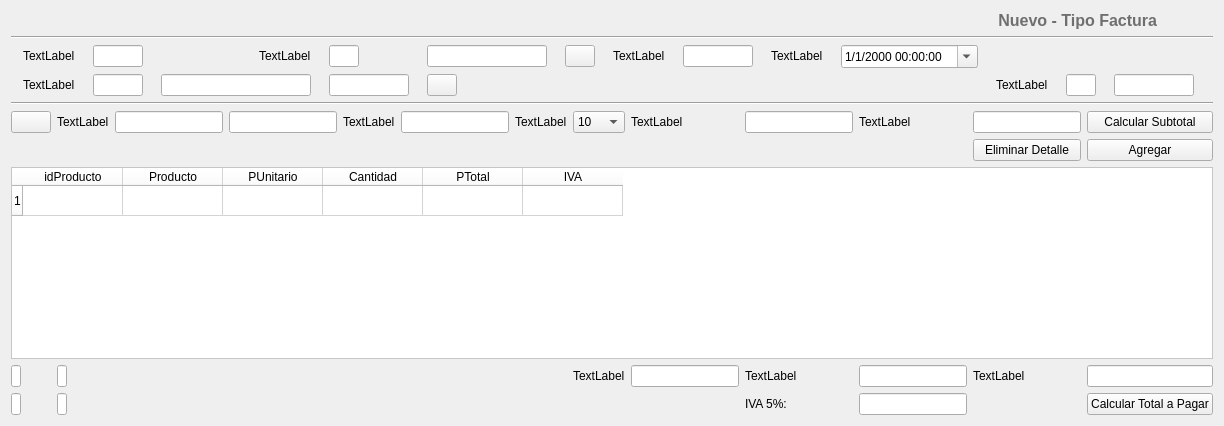
  <widget class="QWidget" name="centralwidget">
   <layout class="QVBoxLayout" name="verticalLayout_2">
    <item>
     <layout class="QVBoxLayout" name="verticalLayout">
      <item>
       <layout class="QHBoxLayout" name="horizontalLayout">
        <item>
         <widget class="QLabel" name="lb_titulo">
          <property name="sizePolicy">
           <sizepolicy hsizetype="Preferred" vsizetype="Fixed">
            <horstretch>0</horstretch>
            <verstretch>0</verstretch>
           </sizepolicy>
          </property>
          <property name="text">
           <string>&lt;html&gt;&lt;head/&gt;&lt;body&gt;&lt;p&gt;&lt;span style=&quot; font-size:12pt; font-weight:600; color:#6f6f6f;&quot;&gt;Nuevo - Tipo Factura&lt;/span&gt;&lt;/p&gt;&lt;/body&gt;&lt;/html&gt;</string>
          </property>
          <property name="alignment">
           <set>Qt::AlignRight|Qt::AlignTrailing|Qt::AlignVCenter</set>
          </property>
         </widget>
        </item>
        <item>
         <widget class="QLabel" name="label_2">
          <property name="sizePolicy">
           <sizepolicy hsizetype="Preferred" vsizetype="Fixed">
            <horstretch>0</horstretch>
            <verstretch>0</verstretch>
           </sizepolicy>
          </property>
          <property name="maximumSize">
           <size>
            <width>50</width>
            <height>50</height>
           </size>
          </property>
          <property name="text">
           <string/>
          </property>
          <property name="pixmap">
           <pixmap>iconos/3592812-document-general-letter-note-office-page-paper_107779.png</pixmap>
          </property>
          <property name="scaledContents">
           <bool>true</bool>
          </property>
         </widget>
        </item>
       </layout>
      </item>
      <item>
       <widget class="Line" name="line">
        <property name="orientation">
         <enum>Qt::Horizontal</enum>
        </property>
       </widget>
      </item>
     </layout>
    </item>
    <item>
     <layout class="QVBoxLayout" name="verticalLayout_8">
      <item>
       <layout class="QGridLayout" name="gridLayout_3">
        <item row="0" column="4">
         <widget class="QLineEdit" name="lineEdit_2">
          <property name="sizePolicy">
           <sizepolicy hsizetype="Fixed" vsizetype="Fixed">
            <horstretch>0</horstretch>
            <verstretch>0</verstretch>
           </sizepolicy>
          </property>
          <property name="minimumSize">
           <size>
            <width>29</width>
            <height>0</height>
           </size>
          </property>
          <property name="maximumSize">
           <size>
            <width>30</width>
            <height>16777215</height>
           </size>
          </property>
         </widget>
        </item>
        <item row="1" column="2">
         <widget class="QLineEdit" name="lineEdit_4">
          <property name="sizePolicy">
           <sizepolicy hsizetype="Fixed" vsizetype="Fixed">
            <horstretch>0</horstretch>
            <verstretch>0</verstretch>
           </sizepolicy>
          </property>
          <property name="minimumSize">
           <size>
            <width>50</width>
            <height>0</height>
           </size>
          </property>
          <property name="maximumSize">
           <size>
            <width>50</width>
            <height>16777215</height>
           </size>
          </property>
          <property name="layoutDirection">
           <enum>Qt::LeftToRight</enum>
          </property>
         </widget>
        </item>
        <item row="0" column="10">
         <widget class="QDateTimeEdit" name="dateTimeEdit">
          <property name="sizePolicy">
           <sizepolicy hsizetype="Fixed" vsizetype="Fixed">
            <horstretch>0</horstretch>
            <verstretch>0</verstretch>
           </sizepolicy>
          </property>
          <property name="readOnly">
           <bool>false</bool>
          </property>
          <property name="displayFormat">
           <string>d/M/yyyy HH:mm:ss</string>
          </property>
          <property name="calendarPopup">
           <bool>true</bool>
          </property>
         </widget>
        </item>
        <item row="1" column="1">
         <widget class="QLabel" name="label_6">
          <property name="sizePolicy">
           <sizepolicy hsizetype="Fixed" vsizetype="Fixed">
            <horstretch>0</horstretch>
            <verstretch>0</verstretch>
           </sizepolicy>
          </property>
          <property name="text">
           <string>TextLabel</string>
          </property>
         </widget>
        </item>
        <item row="0" column="1">
         <widget class="QLabel" name="label">
          <property name="sizePolicy">
           <sizepolicy hsizetype="Fixed" vsizetype="Fixed">
            <horstretch>0</horstretch>
            <verstretch>0</verstretch>
           </sizepolicy>
          </property>
          <property name="text">
           <string>TextLabel</string>
          </property>
         </widget>
        </item>
        <item row="1" column="3">
         <widget class="QLineEdit" name="lineEdit_5">
          <property name="sizePolicy">
           <sizepolicy hsizetype="Fixed" vsizetype="Fixed">
            <horstretch>0</horstretch>
            <verstretch>0</verstretch>
           </sizepolicy>
          </property>
          <property name="minimumSize">
           <size>
            <width>150</width>
            <height>0</height>
           </size>
          </property>
          <property name="maximumSize">
           <size>
            <width>150</width>
            <height>16777215</height>
           </size>
          </property>
          <property name="layoutDirection">
           <enum>Qt::LeftToRight</enum>
          </property>
         </widget>
        </item>
        <item row="1" column="4">
         <widget class="QLineEdit" name="lineEdit_6">
          <property name="sizePolicy">
           <sizepolicy hsizetype="Fixed" vsizetype="Fixed">
            <horstretch>0</horstretch>
            <verstretch>0</verstretch>
           </sizepolicy>
          </property>
          <property name="minimumSize">
           <size>
            <width>80</width>
            <height>0</height>
           </size>
          </property>
          <property name="maximumSize">
           <size>
            <width>80</width>
            <height>16777215</height>
           </size>
          </property>
          <property name="layoutDirection">
           <enum>Qt::LeftToRight</enum>
          </property>
         </widget>
        </item>
        <item row="0" column="7">
         <widget class="QLabel" name="label_4">
          <property name="sizePolicy">
           <sizepolicy hsizetype="Fixed" vsizetype="Fixed">
            <horstretch>0</horstretch>
            <verstretch>0</verstretch>
           </sizepolicy>
          </property>
          <property name="text">
           <string>TextLabel</string>
          </property>
         </widget>
        </item>
        <item row="0" column="8">
         <widget class="QLineEdit" name="lineEdit_3">
          <property name="sizePolicy">
           <sizepolicy hsizetype="Fixed" vsizetype="Fixed">
            <horstretch>0</horstretch>
            <verstretch>0</verstretch>
           </sizepolicy>
          </property>
          <property name="minimumSize">
           <size>
            <width>70</width>
            <height>0</height>
           </size>
          </property>
          <property name="maximumSize">
           <size>
            <width>70</width>
            <height>16777215</height>
           </size>
          </property>
         </widget>
        </item>
        <item row="0" column="6">
         <widget class="QPushButton" name="pushButton">
          <property name="sizePolicy">
           <sizepolicy hsizetype="Fixed" vsizetype="Fixed">
            <horstretch>0</horstretch>
            <verstretch>0</verstretch>
           </sizepolicy>
          </property>
          <property name="minimumSize">
           <size>
            <width>30</width>
            <height>0</height>
           </size>
          </property>
          <property name="maximumSize">
           <size>
            <width>30</width>
            <height>16777215</height>
           </size>
          </property>
          <property name="layoutDirection">
           <enum>Qt::LeftToRight</enum>
          </property>
          <property name="text">
           <string/>
          </property>
          <property name="icon">
           <iconset>
            <normaloff>iconos/file-search_114412.png</normaloff>iconos/file-search_114412.png</iconset>
          </property>
         </widget>
        </item>
        <item row="0" column="3">
         <widget class="QLabel" name="label_3">
          <property name="sizePolicy">
           <sizepolicy hsizetype="Fixed" vsizetype="Fixed">
            <horstretch>0</horstretch>
            <verstretch>0</verstretch>
           </sizepolicy>
          </property>
          <property name="layoutDirection">
           <enum>Qt::RightToLeft</enum>
          </property>
          <property name="text">
           <string>TextLabel</string>
          </property>
         </widget>
        </item>
        <item row="1" column="5">
         <widget class="QPushButton" name="pushButton_2">
          <property name="sizePolicy">
           <sizepolicy hsizetype="Fixed" vsizetype="Fixed">
            <horstretch>0</horstretch>
            <verstretch>0</verstretch>
           </sizepolicy>
          </property>
          <property name="minimumSize">
           <size>
            <width>30</width>
            <height>0</height>
           </size>
          </property>
          <property name="maximumSize">
           <size>
            <width>30</width>
            <height>16777215</height>
           </size>
          </property>
          <property name="text">
           <string/>
          </property>
          <property name="icon">
           <iconset>
            <normaloff>iconos/file-search_114412.png</normaloff>iconos/file-search_114412.png</iconset>
          </property>
         </widget>
        </item>
        <item row="0" column="2">
         <widget class="QLineEdit" name="lineEdit">
          <property name="sizePolicy">
           <sizepolicy hsizetype="Fixed" vsizetype="Fixed">
            <horstretch>0</horstretch>
            <verstretch>0</verstretch>
           </sizepolicy>
          </property>
          <property name="minimumSize">
           <size>
            <width>50</width>
            <height>0</height>
           </size>
          </property>
          <property name="maximumSize">
           <size>
            <width>50</width>
            <height>16777215</height>
           </size>
          </property>
         </widget>
        </item>
        <item row="0" column="5">
         <widget class="QLineEdit" name="lineEdit_9">
          <property name="sizePolicy">
           <sizepolicy hsizetype="Fixed" vsizetype="Fixed">
            <horstretch>0</horstretch>
            <verstretch>0</verstretch>
           </sizepolicy>
          </property>
          <property name="minimumSize">
           <size>
            <width>120</width>
            <height>0</height>
           </size>
          </property>
          <property name="maximumSize">
           <size>
            <width>120</width>
            <height>16777215</height>
           </size>
          </property>
         </widget>
        </item>
        <item row="0" column="9">
         <widget class="QLabel" name="label_5">
          <property name="sizePolicy">
           <sizepolicy hsizetype="Fixed" vsizetype="Fixed">
            <horstretch>0</horstretch>
            <verstretch>0</verstretch>
           </sizepolicy>
          </property>
          <property name="layoutDirection">
           <enum>Qt::RightToLeft</enum>
          </property>
          <property name="text">
           <string>TextLabel</string>
          </property>
         </widget>
        </item>
        <item row="1" column="11">
         <widget class="QLabel" name="label_9">
          <property name="sizePolicy">
           <sizepolicy hsizetype="Fixed" vsizetype="Fixed">
            <horstretch>0</horstretch>
            <verstretch>0</verstretch>
           </sizepolicy>
          </property>
          <property name="text">
           <string>TextLabel</string>
          </property>
         </widget>
        </item>
        <item row="1" column="13">
         <widget class="QLineEdit" name="lineEdit_11">
          <property name="sizePolicy">
           <sizepolicy hsizetype="Fixed" vsizetype="Fixed">
            <horstretch>0</horstretch>
            <verstretch>0</verstretch>
           </sizepolicy>
          </property>
          <property name="minimumSize">
           <size>
            <width>80</width>
            <height>0</height>
           </size>
          </property>
          <property name="maximumSize">
           <size>
            <width>80</width>
            <height>16777215</height>
           </size>
          </property>
         </widget>
        </item>
        <item row="1" column="12">
         <widget class="QLineEdit" name="lineEdit_19">
          <property name="sizePolicy">
           <sizepolicy hsizetype="Fixed" vsizetype="Fixed">
            <horstretch>0</horstretch>
            <verstretch>0</verstretch>
           </sizepolicy>
          </property>
          <property name="minimumSize">
           <size>
            <width>30</width>
            <height>0</height>
           </size>
          </property>
          <property name="maximumSize">
           <size>
            <width>30</width>
            <height>16777215</height>
           </size>
          </property>
         </widget>
        </item>
       </layout>
      </item>
     </layout>
    </item>
    <item>
     <widget class="Line" name="line_2">
      <property name="orientation">
       <enum>Qt::Horizontal</enum>
      </property>
     </widget>
    </item>
    <item>
     <layout class="QGridLayout" name="gridLayout">
      <item row="3" column="0">
       <widget class="QLineEdit" name="lineEdit_22">
        <property name="sizePolicy">
         <sizepolicy hsizetype="Fixed" vsizetype="Fixed">
          <horstretch>0</horstretch>
          <verstretch>0</verstretch>
         </sizepolicy>
        </property>
        <property name="minimumSize">
         <size>
          <width>10</width>
          <height>0</height>
         </size>
        </property>
        <property name="maximumSize">
         <size>
          <width>10</width>
          <height>16777215</height>
         </size>
        </property>
        <property name="readOnly">
         <bool>true</bool>
        </property>
       </widget>
      </item>
      <item row="0" column="1">
       <widget class="QLabel" name="label_10">
        <property name="text">
         <string>TextLabel</string>
        </property>
       </widget>
      </item>
      <item row="3" column="10">
       <widget class="QLineEdit" name="lineEdit_17"/>
      </item>
      <item row="0" column="2">
       <widget class="QLineEdit" name="lineEdit_12"/>
      </item>
      <item row="1" column="12">
       <widget class="QPushButton" name="pushButton_5">
        <property name="text">
         <string>Agregar</string>
        </property>
       </widget>
      </item>
      <item row="3" column="7">
       <widget class="QLabel" name="label_11">
        <property name="text">
         <string>TextLabel</string>
        </property>
       </widget>
      </item>
      <item row="0" column="12">
       <widget class="QPushButton" name="pushButton_6">
        <property name="text">
         <string>Calcular Subtotal</string>
        </property>
       </widget>
      </item>
      <item row="0" column="5">
       <widget class="QLineEdit" name="lineEdit_20">
        <property name="sizePolicy">
         <sizepolicy hsizetype="Expanding" vsizetype="Fixed">
          <horstretch>0</horstretch>
          <verstretch>0</verstretch>
         </sizepolicy>
        </property>
       </widget>
      </item>
      <item row="3" column="9">
       <widget class="QLabel" name="label_16">
        <property name="text">
         <string>TextLabel</string>
        </property>
       </widget>
      </item>
      <item row="0" column="3">
       <widget class="QLineEdit" name="lineEdit_13"/>
      </item>
      <item row="2" column="0" colspan="13">
       <widget class="QTableWidget" name="tableWidget2">
        <property name="palette">
         <palette>
          <active>
           <colorrole role="WindowText">
            <brush brushstyle="SolidPattern">
             <color alpha="255">
              <red>0</red>
              <green>0</green>
              <blue>0</blue>
             </color>
            </brush>
           </colorrole>
           <colorrole role="Button">
            <brush brushstyle="SolidPattern">
             <color alpha="255">
              <red>255</red>
              <green>255</green>
              <blue>255</blue>
             </color>
            </brush>
           </colorrole>
           <colorrole role="Light">
            <brush brushstyle="SolidPattern">
             <color alpha="255">
              <red>255</red>
              <green>255</green>
              <blue>255</blue>
             </color>
            </brush>
           </colorrole>
           <colorrole role="Midlight">
            <brush brushstyle="SolidPattern">
             <color alpha="255">
              <red>255</red>
              <green>255</green>
              <blue>255</blue>
             </color>
            </brush>
           </colorrole>
           <colorrole role="Dark">
            <brush brushstyle="SolidPattern">
             <color alpha="255">
              <red>127</red>
              <green>127</green>
              <blue>127</blue>
             </color>
            </brush>
           </colorrole>
           <colorrole role="Mid">
            <brush brushstyle="SolidPattern">
             <color alpha="255">
              <red>170</red>
              <green>170</green>
              <blue>170</blue>
             </color>
            </brush>
           </colorrole>
           <colorrole role="Text">
            <brush brushstyle="SolidPattern">
             <color alpha="255">
              <red>0</red>
              <green>0</green>
              <blue>0</blue>
             </color>
            </brush>
           </colorrole>
           <colorrole role="BrightText">
            <brush brushstyle="SolidPattern">
             <color alpha="255">
              <red>255</red>
              <green>255</green>
              <blue>255</blue>
             </color>
            </brush>
           </colorrole>
           <colorrole role="ButtonText">
            <brush brushstyle="SolidPattern">
             <color alpha="255">
              <red>0</red>
              <green>0</green>
              <blue>0</blue>
             </color>
            </brush>
           </colorrole>
           <colorrole role="Base">
            <brush brushstyle="SolidPattern">
             <color alpha="255">
              <red>255</red>
              <green>255</green>
              <blue>255</blue>
             </color>
            </brush>
           </colorrole>
           <colorrole role="Window">
            <brush brushstyle="SolidPattern">
             <color alpha="255">
              <red>255</red>
              <green>255</green>
              <blue>255</blue>
             </color>
            </brush>
           </colorrole>
           <colorrole role="Shadow">
            <brush brushstyle="SolidPattern">
             <color alpha="255">
              <red>0</red>
              <green>0</green>
              <blue>0</blue>
             </color>
            </brush>
           </colorrole>
           <colorrole role="AlternateBase">
            <brush brushstyle="SolidPattern">
             <color alpha="255">
              <red>255</red>
              <green>255</green>
              <blue>255</blue>
             </color>
            </brush>
           </colorrole>
           <colorrole role="ToolTipBase">
            <brush brushstyle="SolidPattern">
             <color alpha="255">
              <red>255</red>
              <green>255</green>
              <blue>220</blue>
             </color>
            </brush>
           </colorrole>
           <colorrole role="ToolTipText">
            <brush brushstyle="SolidPattern">
             <color alpha="255">
              <red>0</red>
              <green>0</green>
              <blue>0</blue>
             </color>
            </brush>
           </colorrole>
           <colorrole role="PlaceholderText">
            <brush brushstyle="SolidPattern">
             <color alpha="128">
              <red>0</red>
              <green>0</green>
              <blue>0</blue>
             </color>
            </brush>
           </colorrole>
          </active>
          <inactive>
           <colorrole role="WindowText">
            <brush brushstyle="SolidPattern">
             <color alpha="255">
              <red>0</red>
              <green>0</green>
              <blue>0</blue>
             </color>
            </brush>
           </colorrole>
           <colorrole role="Button">
            <brush brushstyle="SolidPattern">
             <color alpha="255">
              <red>255</red>
              <green>255</green>
              <blue>255</blue>
             </color>
            </brush>
           </colorrole>
           <colorrole role="Light">
            <brush brushstyle="SolidPattern">
             <color alpha="255">
              <red>255</red>
              <green>255</green>
              <blue>255</blue>
             </color>
            </brush>
           </colorrole>
           <colorrole role="Midlight">
            <brush brushstyle="SolidPattern">
             <color alpha="255">
              <red>255</red>
              <green>255</green>
              <blue>255</blue>
             </color>
            </brush>
           </colorrole>
           <colorrole role="Dark">
            <brush brushstyle="SolidPattern">
             <color alpha="255">
              <red>127</red>
              <green>127</green>
              <blue>127</blue>
             </color>
            </brush>
           </colorrole>
           <colorrole role="Mid">
            <brush brushstyle="SolidPattern">
             <color alpha="255">
              <red>170</red>
              <green>170</green>
              <blue>170</blue>
             </color>
            </brush>
           </colorrole>
           <colorrole role="Text">
            <brush brushstyle="SolidPattern">
             <color alpha="255">
              <red>0</red>
              <green>0</green>
              <blue>0</blue>
             </color>
            </brush>
           </colorrole>
           <colorrole role="BrightText">
            <brush brushstyle="SolidPattern">
             <color alpha="255">
              <red>255</red>
              <green>255</green>
              <blue>255</blue>
             </color>
            </brush>
           </colorrole>
           <colorrole role="ButtonText">
            <brush brushstyle="SolidPattern">
             <color alpha="255">
              <red>0</red>
              <green>0</green>
              <blue>0</blue>
             </color>
            </brush>
           </colorrole>
           <colorrole role="Base">
            <brush brushstyle="SolidPattern">
             <color alpha="255">
              <red>255</red>
              <green>255</green>
              <blue>255</blue>
             </color>
            </brush>
           </colorrole>
           <colorrole role="Window">
            <brush brushstyle="SolidPattern">
             <color alpha="255">
              <red>255</red>
              <green>255</green>
              <blue>255</blue>
             </color>
            </brush>
           </colorrole>
           <colorrole role="Shadow">
            <brush brushstyle="SolidPattern">
             <color alpha="255">
              <red>0</red>
              <green>0</green>
              <blue>0</blue>
             </color>
            </brush>
           </colorrole>
           <colorrole role="AlternateBase">
            <brush brushstyle="SolidPattern">
             <color alpha="255">
              <red>255</red>
              <green>255</green>
              <blue>255</blue>
             </color>
            </brush>
           </colorrole>
           <colorrole role="ToolTipBase">
            <brush brushstyle="SolidPattern">
             <color alpha="255">
              <red>255</red>
              <green>255</green>
              <blue>220</blue>
             </color>
            </brush>
           </colorrole>
           <colorrole role="ToolTipText">
            <brush brushstyle="SolidPattern">
             <color alpha="255">
              <red>0</red>
              <green>0</green>
              <blue>0</blue>
             </color>
            </brush>
           </colorrole>
           <colorrole role="PlaceholderText">
            <brush brushstyle="SolidPattern">
             <color alpha="128">
              <red>0</red>
              <green>0</green>
              <blue>0</blue>
             </color>
            </brush>
           </colorrole>
          </inactive>
          <disabled>
           <colorrole role="WindowText">
            <brush brushstyle="SolidPattern">
             <color alpha="255">
              <red>127</red>
              <green>127</green>
              <blue>127</blue>
             </color>
            </brush>
           </colorrole>
           <colorrole role="Button">
            <brush brushstyle="SolidPattern">
             <color alpha="255">
              <red>255</red>
              <green>255</green>
              <blue>255</blue>
             </color>
            </brush>
           </colorrole>
           <colorrole role="Light">
            <brush brushstyle="SolidPattern">
             <color alpha="255">
              <red>255</red>
              <green>255</green>
              <blue>255</blue>
             </color>
            </brush>
           </colorrole>
           <colorrole role="Midlight">
            <brush brushstyle="SolidPattern">
             <color alpha="255">
              <red>255</red>
              <green>255</green>
              <blue>255</blue>
             </color>
            </brush>
           </colorrole>
           <colorrole role="Dark">
            <brush brushstyle="SolidPattern">
             <color alpha="255">
              <red>127</red>
              <green>127</green>
              <blue>127</blue>
             </color>
            </brush>
           </colorrole>
           <colorrole role="Mid">
            <brush brushstyle="SolidPattern">
             <color alpha="255">
              <red>170</red>
              <green>170</green>
              <blue>170</blue>
             </color>
            </brush>
           </colorrole>
           <colorrole role="Text">
            <brush brushstyle="SolidPattern">
             <color alpha="255">
              <red>127</red>
              <green>127</green>
              <blue>127</blue>
             </color>
            </brush>
           </colorrole>
           <colorrole role="BrightText">
            <brush brushstyle="SolidPattern">
             <color alpha="255">
              <red>255</red>
              <green>255</green>
              <blue>255</blue>
             </color>
            </brush>
           </colorrole>
           <colorrole role="ButtonText">
            <brush brushstyle="SolidPattern">
             <color alpha="255">
              <red>127</red>
              <green>127</green>
              <blue>127</blue>
             </color>
            </brush>
           </colorrole>
           <colorrole role="Base">
            <brush brushstyle="SolidPattern">
             <color alpha="255">
              <red>255</red>
              <green>255</green>
              <blue>255</blue>
             </color>
            </brush>
           </colorrole>
           <colorrole role="Window">
            <brush brushstyle="SolidPattern">
             <color alpha="255">
              <red>255</red>
              <green>255</green>
              <blue>255</blue>
             </color>
            </brush>
           </colorrole>
           <colorrole role="Shadow">
            <brush brushstyle="SolidPattern">
             <color alpha="255">
              <red>0</red>
              <green>0</green>
              <blue>0</blue>
             </color>
            </brush>
           </colorrole>
           <colorrole role="AlternateBase">
            <brush brushstyle="SolidPattern">
             <color alpha="255">
              <red>255</red>
              <green>255</green>
              <blue>255</blue>
             </color>
            </brush>
           </colorrole>
           <colorrole role="ToolTipBase">
            <brush brushstyle="SolidPattern">
             <color alpha="255">
              <red>255</red>
              <green>255</green>
              <blue>220</blue>
             </color>
            </brush>
           </colorrole>
           <colorrole role="ToolTipText">
            <brush brushstyle="SolidPattern">
             <color alpha="255">
              <red>0</red>
              <green>0</green>
              <blue>0</blue>
             </color>
            </brush>
           </colorrole>
           <colorrole role="PlaceholderText">
            <brush brushstyle="SolidPattern">
             <color alpha="128">
              <red>0</red>
              <green>0</green>
              <blue>0</blue>
             </color>
            </brush>
           </colorrole>
          </disabled>
         </palette>
        </property>
        <row>
         <property name="text">
          <string>1</string>
         </property>
        </row>
        <column>
         <property name="text">
          <string>idProducto</string>
         </property>
        </column>
        <column>
         <property name="text">
          <string>Producto</string>
         </property>
        </column>
        <column>
         <property name="text">
          <string>PUnitario</string>
         </property>
        </column>
        <column>
         <property name="text">
          <string>Cantidad</string>
         </property>
        </column>
        <column>
         <property name="text">
          <string>PTotal</string>
         </property>
        </column>
        <column>
         <property name="text">
          <string>IVA</string>
         </property>
        </column>
       </widget>
      </item>
      <item row="3" column="12">
       <widget class="QLineEdit" name="lineEdit_18"/>
      </item>
      <item row="0" column="4">
       <widget class="QLabel" name="label_13">
        <property name="text">
         <string>TextLabel</string>
        </property>
       </widget>
      </item>
      <item row="0" column="11">
       <widget class="QLineEdit" name="lineEdit_21"/>
      </item>
      <item row="0" column="0">
       <widget class="QPushButton" name="pushButton_4">
        <property name="text">
         <string/>
        </property>
        <property name="icon">
         <iconset>
          <normaloff>iconos/file-search_114412.png</normaloff>iconos/file-search_114412.png</iconset>
        </property>
       </widget>
      </item>
      <item row="0" column="8">
       <widget class="QLabel" name="label_15">
        <property name="text">
         <string>TextLabel</string>
        </property>
       </widget>
      </item>
      <item row="0" column="9">
       <widget class="QLineEdit" name="lineEdit_15"/>
      </item>
      <item row="0" column="10">
       <widget class="QLabel" name="label_18">
        <property name="text">
         <string>TextLabel</string>
        </property>
       </widget>
      </item>
      <item row="3" column="11">
       <widget class="QLabel" name="label_17">
        <property name="text">
         <string>TextLabel</string>
        </property>
       </widget>
      </item>
      <item row="3" column="8">
       <widget class="QLineEdit" name="lineEdit_16"/>
      </item>
      <item row="0" column="6">
       <widget class="QLabel" name="label_14">
        <property name="text">
         <string>TextLabel</string>
        </property>
       </widget>
      </item>
      <item row="4" column="12">
       <widget class="QPushButton" name="pushButton_7">
        <property name="text">
         <string>Calcular Total a Pagar</string>
        </property>
       </widget>
      </item>
      <item row="4" column="0">
       <widget class="QLineEdit" name="lineEdit_23">
        <property name="sizePolicy">
         <sizepolicy hsizetype="Fixed" vsizetype="Fixed">
          <horstretch>0</horstretch>
          <verstretch>0</verstretch>
         </sizepolicy>
        </property>
        <property name="maximumSize">
         <size>
          <width>10</width>
          <height>16777215</height>
         </size>
        </property>
       </widget>
      </item>
      <item row="4" column="1">
       <widget class="QLineEdit" name="lineEdit_24">
        <property name="sizePolicy">
         <sizepolicy hsizetype="Fixed" vsizetype="Fixed">
          <horstretch>0</horstretch>
          <verstretch>0</verstretch>
         </sizepolicy>
        </property>
        <property name="maximumSize">
         <size>
          <width>10</width>
          <height>16777215</height>
         </size>
        </property>
       </widget>
      </item>
      <item row="4" column="9">
       <widget class="QLabel" name="label_8">
        <property name="text">
         <string>IVA 5%: </string>
        </property>
       </widget>
      </item>
      <item row="4" column="10">
       <widget class="QLineEdit" name="lineEdit_25"/>
      </item>
      <item row="0" column="7">
       <widget class="QComboBox" name="comboBox">
        <item>
         <property name="text">
          <string>10</string>
         </property>
        </item>
        <item>
         <property name="text">
          <string>5</string>
         </property>
        </item>
        <item>
         <property name="text">
          <string>0</string>
         </property>
        </item>
       </widget>
      </item>
      <item row="3" column="1">
       <widget class="QLineEdit" name="lineEdit_14">
        <property name="maximumSize">
         <size>
          <width>10</width>
          <height>16777215</height>
         </size>
        </property>
       </widget>
      </item>
      <item row="1" column="11">
       <widget class="QPushButton" name="pushButton_8">
        <property name="toolTip">
         <string>(Alt+Q) Elimina un Detalle seleccionado</string>
        </property>
        <property name="text">
         <string>Eliminar Detalle</string>
        </property>
        <property name="shortcut">
         <string>Alt+D</string>
        </property>
       </widget>
      </item>
     </layout>
    </item>
   </layout>
  </widget>
